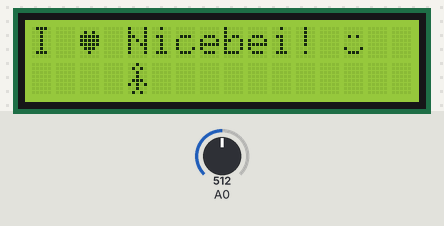
Bench run of a sketch on a simulated Arduino Uno, built with avr-gcc and run on an emulated ATmega328P. Shown: 16×2 character LCD. The inputs (shaded band) are chosen by the test bench; at power-on: A0 = 512.

Above: at 0.3 s.
1.5 s: A0 set to 296
3.2 s: A0 set to 270
Timing chart, 0 to 6.2 s (numbered marks = the images above; inputs shaded):
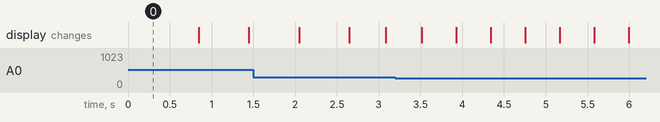

The sketch:

test_LCD_customCharacters.ino
```cpp
#include <Wire.h>
#include <LiquidCrystal_I2C.h>
LiquidCrystal_I2C lcd(0x20,16,2);

byte heart[8] = {
  0b00000,
  0b01010,
  0b11111,
  0b11111,
  0b11111,
  0b01110,
  0b00100,
  0b00000
};

byte smiley[8] = {
  0b00000,
  0b00000,
  0b01010,
  0b00000,
  0b00000,
  0b10001,
  0b01110,
  0b00000
};

byte frownie[8] = {
  0b00000,
  0b00000,
  0b01010,
  0b00000,
  0b00000,
  0b00000,
  0b01110,
  0b10001
};

byte armsDown[8] = {
  0b00100,
  0b01010,
  0b00100,
  0b00100,
  0b01110,
  0b10101,
  0b00100,
  0b01010
};

byte armsUp[8] = {
  0b00100,
  0b01010,
  0b00100,
  0b10101,
  0b01110,
  0b00100,
  0b00100,
  0b01010
};

void setup() {
  lcd.init();
  lcd.init();
  lcd.backlight();
  lcd.begin(16,2);
  Serial.begin(9600);

  // create a new character
  lcd.createChar(0, heart);
  // create a new character
  lcd.createChar(1, smiley);
  // create a new character
  lcd.createChar(2, frownie);
  // create a new character
  lcd.createChar(3, armsDown);
  // create a new character
  lcd.createChar(4, armsUp);

  // Print a message to the lcd.
  lcd.setCursor(0,0);
  lcd.print("I ");
  lcd.write(8); // when calling lcd.write() '0' must be cast as a byte
  lcd.print(" Nicebei! ");
  lcd.write(1);

}

void loop() {
  // read the potentiometer on A0:
  int sensorReading = analogRead(A0);
  // map the result to 200 - 1000:
  int delayTime = map(sensorReading, 0, 1023, 200, 1000);
  // set the cursor to the bottom row, 5th position:
  lcd.setCursor(4, 1);
  // draw the little man, arms down:
  lcd.write(3);
  delay(delayTime);
  lcd.setCursor(4, 1);
  // draw him arms up:
  lcd.write(4);
  delay(delayTime);
}
```
